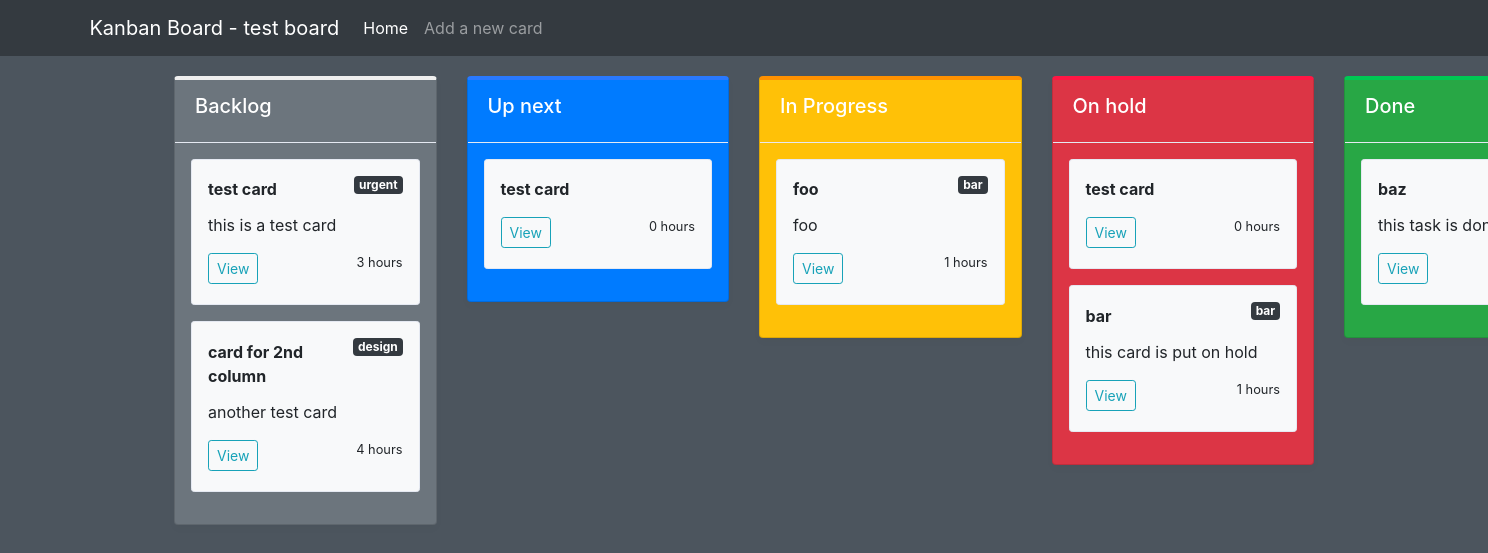
/board/1, run on the app's committed database.
### KanbanManager/models.py (models this page shows, shortened)
class KanbanBoard(models.Model):
    name = models.CharField(max_length=30)
    description = models.TextField()

class KanbanCard(models.Model):
    class Card_states(models.TextChoices):
        BACKLOG = 'BL', _('Backlog')
        UP_NEXT = 'UN', _('Up next')
        IN_PROGRESS = 'IP', _('In progress')
        ON_HOLD = 'OH', _('On hold')
        DONE = 'DN', _('Done')
    name = models.CharField(max_length=60)
    description = models.TextField()
    pilot = models.CharField(max_length=64)
    estimated = models.IntegerField(default=0, blank=True) # in hours
    attached = models.CharField(max_length=700, blank=True)
    card_type = models.CharField(max_length=30, blank=True)
    state = models.CharField(max_length=2, choices=Card_states.choices, default=Card_states.BACKLOG)
    board = models.ForeignKey(KanbanBoard, on_delete=CASCADE)

### KanbanManager/views.py (the view)
# urls.py: path("board/<int:id>", views.board, name='board'),
def board(request, id):
    board = KanbanBoard.objects.get(pk = id)
    cards = KanbanCard.objects.filter(board=board)
    backlog = cards.filter(state = KanbanCard.Card_states.BACKLOG)
    up_next = cards.filter(state = KanbanCard.Card_states.UP_NEXT)
    in_progress = cards.filter(state = KanbanCard.Card_states.IN_PROGRESS)
    on_hold = cards.filter(state = KanbanCard.Card_states.ON_HOLD)
    done = cards.filter(state = KanbanCard.Card_states.DONE)
    return render(request, 'KanbanManager/board.html', {
        'board': board,
        'up_next': up_next,
        'in_progress': in_progress,
        'backlog': backlog,
        'on_hold': on_hold,
        'done': done,
    })

### KanbanManager/templates/KanbanManager/board.html (shortened to what this page needs)
{% load static %}
<head>
    <link rel="stylesheet" href="https://stackpath.bootstrapcdn.com/bootstrap/4.1.3/css/bootstrap.min.css">
    <link rel="stylesheet" type="text/css" href="{% static 'KanbanManager/board_styles.css' %}">
    <link href="bootstrap/js/bootstrap-modal.js" rel="stylesheet" media="screen">
</head>
<body>
    <main class="content">
        <nav class="navbar navbar-expand-lg navbar-dark bg-dark">
            <div class="container-fluid">
              <a class="navbar-brand" href="#">Kanban Board - {{ board.name }}</a>
              <div class="collapse navbar-collapse" id="navbarTogglerDemo03">
                <ul class="navbar-nav mr-auto mt-2 mt-lg-0">
                  <li class="nav-item active">
                    <a class="nav-link" href="{% url 'index' %}">Home <span class="sr-only">(current)</span></a>
                  </li>
                  <li class="nav-item">
                    <a class="nav-link" href="{% url 'new card' board.id %}">Add a new card</a>
                  </li>
                </ul>
              </div>
            </div>
          </nav>
        <div class="container p-0">
            <div class="row lists">
                <div class="col-12 col-lg-6 col-xl-3 ">
                    <div class="card card-border-secondary bg-secondary list">
                        <div class="card-header bg-secondary text-white">
                            <h5 class="card-title">Backlog</h5>
                        </div>
                        <div class="card-body p-3">
                            {% for card in backlog %}
                            <div id='{{ card.id }}' class="kanbancard mb-3 bg-light list-item" draggable="true">
                                <div class="kanbancard-body p-3">
                                    <div class="float-right mr-n2">
                                        <label class="custom-control custom-checkbox">
                                            <span class="badge badge-dark">{{ card.card_type }}</span>
                                        </label>
                                    </div>
                                    <div class="card-title"><b>{{ card.name }}</b></div>
                                    <p>{{ card.description }}</p>
                                    <div class="float-right mt-n1">
                                        <p><small>{{ card.estimated }} hours</small></p>
                                    </div>
                                    <button type="button" class="btn btn-outline-info btn-sm" data-toggle="modal" data-target="#Modal{{ card.id }}">View</button>
                                </div>
                            </div>
                            {% endfor %}
                        </div>
                    </div>
                </div>
                <div class="col-12 col-lg-6 col-xl-3 ">
                    <div class="card card-border-primary bg-primary list">
                        <div class="card-header bg-primary text-white">
                            <h5 class="card-title">Up next</h5>
                        </div>
                        <div class="card-body p-3">
                            {% for card in up_next %}
                            <div id='{{ card.id }}' class="kanbancard mb-3 bg-light list-item" draggable="true">
                                <div class="kanbancard-body p-3">
                                    <div class="float-right mr-n2">
                                        <label class="custom-control custom-checkbox">
                                        </label>
                                    </div>
                                    <div class="card-title"><b>{{ card.name }}</b></div>
                                    <div class="float-right mt-n1">
                                        <p><small>{{ card.estimated }} hours</small></p>
                                    </div>
                                    <button type="button" class="btn btn-outline-info btn-sm" data-toggle="modal" data-target="#Modal{{ card.id }}">View</button>
                                </div>
                            </div>
                            {% endfor %}
                        </div>
                    </div>
                </div>
                <div class="col-12 col-lg-6 col-xl-3 ">
                    <div class="card card-border-warning bg-warning list">
                        <div class="card-header bg-warning text-white">
                            <h5 class="card-title">In Progress</h5>
                        </div>
                        <div class="card-body p-3">
                            {% for card in in_progress %}
                            <div id='{{ card.id }}' class="kanbancard mb-3 bg-light list-item" draggable="true">
                                <div class="kanbancard-body p-3">
                                    <div class="float-right mr-n2">
                                        <label class="custom-control custom-checkbox">
                                            <span class="badge badge-dark">{{ card.card_type }}</span>
                                        </label>
                                    </div>
                                    <div class="card-title"><b>{{ card.name }}</b></div>
                                    <p>{{ card.description }}</p>
                                    <div class="float-right mt-n1">
                                        <p><small>{{ card.estimated }} hours</small></p>
                                    </div>
                                    <button type="button" class="btn btn-outline-info btn-sm" data-toggle="modal" data-target="#Modal{{ card.id }}">View</button>
                                </div>
                            </div>
                            {% endfor %}
                        </div>
                    </div>
                </div>
                <div class="col-12 col-lg-6 col-xl-3 ">
                    <div class="card card-border-danger bg-danger list">
                        <div class="card-header bg-danger text-white">
                            <h5 class="card-title">On hold</h5>
                        </div>
                        <div class="card-body p-3">
                            {% for card in on_hold %}
                            <div id='{{ card.id }}' class="kanbancard mb-3 bg-light list-item" draggable="true">
                                <div class="kanbancard-body p-3">
                                    <div class="float-right mr-n2">
                                        <label class="custom-control custom-checkbox">
                                            <span class="badge badge-dark">{{ card.card_type}}</span>
                                        </label>
                                    </div>
                                    <div class="card-title"><b>{{ card.name }}</b></div>
                                    <p>{{ card.description }}</p>
                                    <div class="float-right mt-n1">
                                        <p><small>{{ card.estimated }} hours</small></p>
                                    </div>
                                    <button type="button" class="btn btn-outline-info btn-sm" data-toggle="modal" data-target="#Modal{{ card.id }}">View</button>
                                </div>
                            </div>
                            {% endfor %}
                        </div>
                    </div>
                </div>
                <div class="col-12 col-lg-6 col-xl-3 ">
                    <div class="card card-border-success bg-success list">
                        <div class="card-header bg-success text-white">
                            <h5 class="card-title">Done</h5>
                        </div>
                        <div class="card-body p-3">
                            {% for card in done %}
                            <div id='{{ card.id }}' class="kanbancard mb-3 bg-light list-item" draggable="true">
                                <div class="kanbancard-body p-3">
                                    <div class="card-title"><b>{{ card.name }}</b></div>
                                    <p>{{ card.description }}</p>
                                    <button type="button" class="btn btn-outline-info btn-sm" data-toggle="modal" data-target="#Modal{{ card.id }}">View</button>
                                </div>
                            </div>
                            {% endfor %}
                        </div>
                    </div>
                </div>
            </div>
        </div>
    </main>
</body>

### KanbanManager/static/KanbanManager/board_styles.css (style rules this page uses)
body { background: #4c555e }
.navbar { margin-bottom: 20px; width: 120%; padding-right: 20%; padding-left: 5%; }
.card { margin-bottom: 1.5rem; box-shadow: 0 .25rem .5rem rgba(0, 0, 0, .025) }
.card-border-primary { border-top: 4px solid #2979ff }
.card-border-secondary { border-top: 4px solid #efefef }
.card-border-success { border-top: 4px solid #00c853 }
.card-border-warning { border-top: 4px solid #ff9100 }
.card-border-danger { border-top: 4px solid #ff1744 }
.card-header { border-bottom-width: 1px }
.card-title { font-weight: 500; margin-top: .1rem }
.card { margin-bottom: 1.5rem; box-shadow: 0 0.25rem 0.5rem rgba(0,0,0,.025); }
.kanbancard { position: relative; display: -ms-flexbox; display: flex; flex-wrap: initial; cursor: pointer; -ms-flex-direction: column; flex-direction: column; min-width: 0; word-wrap: break-word; background-color: #fff; background-clip: border-box; border: 1px solid #e5e9f2; border-radius: .2rem; }
.card-header:first-child { border-radius: calc(.2rem - 1px) calc(.2rem - 1px) 0 0; }
.card-header { border-bottom-width: 1px; }
.card-header { padding: .75rem 1.25rem; margin-bottom: 0; color: inherit; background-color: #fff; border-bottom: 1px solid #e5e9f2; }
.lists { flex-wrap: initial; }

### data on the page
KanbanBoard: name "test board"
KanbanCard: card_type "urgent", name "test card", description "this is a test card", estimated "3"
KanbanCard: card_type "design", name "card for 2nd column", description "another test card", estimated "4"
KanbanCard: name "test card", estimated "0"
KanbanCard: card_type "bar", name "foo", description "foo", estimated "1"
KanbanCard: name "test card", estimated "0"
KanbanCard: card_type "bar", name "bar", description "this card is put on hold", estimated "1"
KanbanCard: name "baz", description "this task is…"
